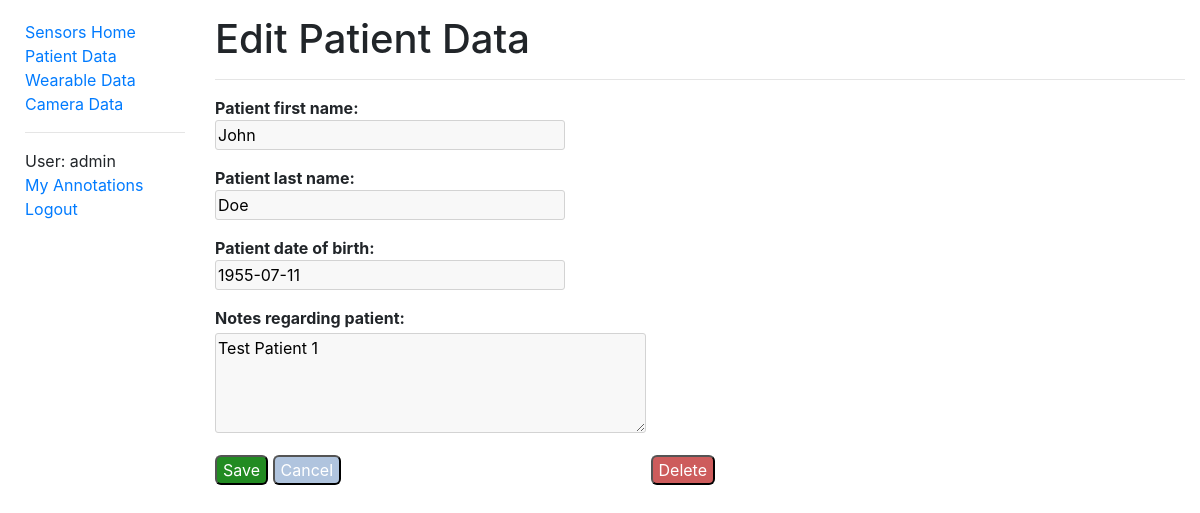
Page /sensors/patientdata/1/edit/ (signed in) on the committed database.
### sensors/models.py (models this page shows, shortened)
class PatientData(models.Model):
    id = models.AutoField(primary_key=True)
    first_name = models.CharField(max_length=50, help_text='Patient first name')
    last_name = models.CharField(max_length=50, help_text='Patient last name')
    date_of_birth = models.DateField(help_text='Patient date of birth')
    notes = models.CharField(max_length=500, help_text='Notes regarding patient')
    class Meta:
        ordering = ['last_name']
        permissions = (("can_alter_patientdata", "Can create or edit patient data entries."),)

### sensors/views.py (the view)
# urls.py: re_path(r'^patientdata/(?P<pk>[\w-]+)/edit/$', views.edit_patientdata, name='edit-patientdata'),
@permission_required('sensors.can_alter_patientdata')
def edit_patientdata(request, pk):
    existing_patientdata = get_object_or_404(PatientData, pk=pk)
    if request.method == 'POST':
        form = PatientDataEditForm(request.POST, instance=existing_patientdata)
        if form.is_valid():
            existing_patientdata = form.save(commit=False)
            existing_patientdata.save()
            return redirect('patientdata-detail', pk)
        else:
            print(form.errors)
    else:
        form = PatientDataEditForm(instance=existing_patientdata)
    context = {
        'form': form,
        'patientdata': existing_patientdata,
    }
    return render(request, 'sensors/edit_patientdata.html', context)

### sensors/context_processors.py (called while the page is built)
def extra_context(request):
    return {'media_url': settings.MEDIA_URL}

### sensors/templates/sensors/edit_patientdata.html (shortened to what this page needs)
{% extends "base.html" %}
{% block content %}
  <h1>Edit Patient Data</h1>
  <hr>
  <form action="" method="post" class="form-group">
    <table>
      <div><strong>{{ form.first_name.help_text }}:</strong><p>{{ form.first_name }}</p></div>
      <div><strong>{{ form.last_name.help_text }}:</strong><p>{{ form.last_name }}</p></div>
      <div><strong>{{ form.date_of_birth.help_text }}:</strong><p>{{ form.date_of_birth }}</p></div>
      <div style="margin-top: 10px;">
        <strong>{{ form.notes.help_text }}:</strong><p>{{ form.notes }}</p>
      </div>
    </table>
    <input type="submit" value="Save" class="saveButton" />
    <input type="button" value="Cancel" class="cancelButton" onclick="window.history.back()" />
  </form>
  <form action="{% url 'delete-patientdata' patientdata.id %}" method="post" class="form-group">
    <input type="submit" value="Delete" class="deleteButton" onclick="return confirm('Are you sure you want to delete this patient data?');" />
  </form>
{% endblock %}

### sensors/templates/base.html (shortened to what this page needs)
<!DOCTYPE html>
<html xmlns="http://www.w3.org/1999/xhtml" lang="en-GB" xml:lang="en-GB">
<head>
  <link rel="stylesheet"
        href="https://stackpath.bootstrapcdn.com/bootstrap/4.1.3/css/bootstrap.min.css"
>
  {% load static %}
  <link rel="stylesheet"
        href="{% static 'css/styles.css' %}">
</head>
<body>
<div class="container-fluid">
  <div class="row">
    <div class="col-sm-2">
      {% block sidebar %}
        <ul class="sidebar-nav">
          <li><a href="{% url 'index' %}">Sensors Home</a></li>
          {% if user.is_authenticated %}
            <li><a href="{% url 'patientdata' %}">Patient Data</a></li>
            <li><a href="{% url 'wearabledata' %}">Wearable Data</a></li>
            <li><a href="{% url 'cameradata' %}">Camera Data</a></li>
            <hr>
            <li>User: {{ user.get_username }}</li>
            <li><a href="{% url 'my-annotations' %}">My Annotations</a></li>
            <li><a href="{% url 'logout'%}?next={{request.path}}">Logout</a></li>
          {% else %}
            <li><a href="{% url 'login'%}?next={{request.path}}">Login</a></li>
          {% endif %}
        </ul>
      {% endblock %}
    </div>
    <div class="col-sm-10" style=margin-top:15px;padding:10">
      {% block content %}{% endblock %}
    </div>
  </div>
</div>
</body>
</html>

### sensors/static/css/styles.css (style rules this page uses)
.sidebar-nav { margin-top: 20px; margin-left: 10px; padding: 0; list-style: none; }
.saveButton { background-color: forestgreen; color: white; height: 30px; border-radius: 6px; }
.cancelButton { background-color: lightsteelblue; color: white; height: 30px; border-radius: 6px; }
.deleteButton { background-color: indianred; color: white; height: 30px; border-radius: 6px; }
.form-group { display: inline-block; }

### rows in the picture
PatientData: first_name "John", last_name "Doe", date_of_birth "1955-07-11", notes "Test Patient 1"

### other values in the picture
{{ user.get_username }} "admin"
